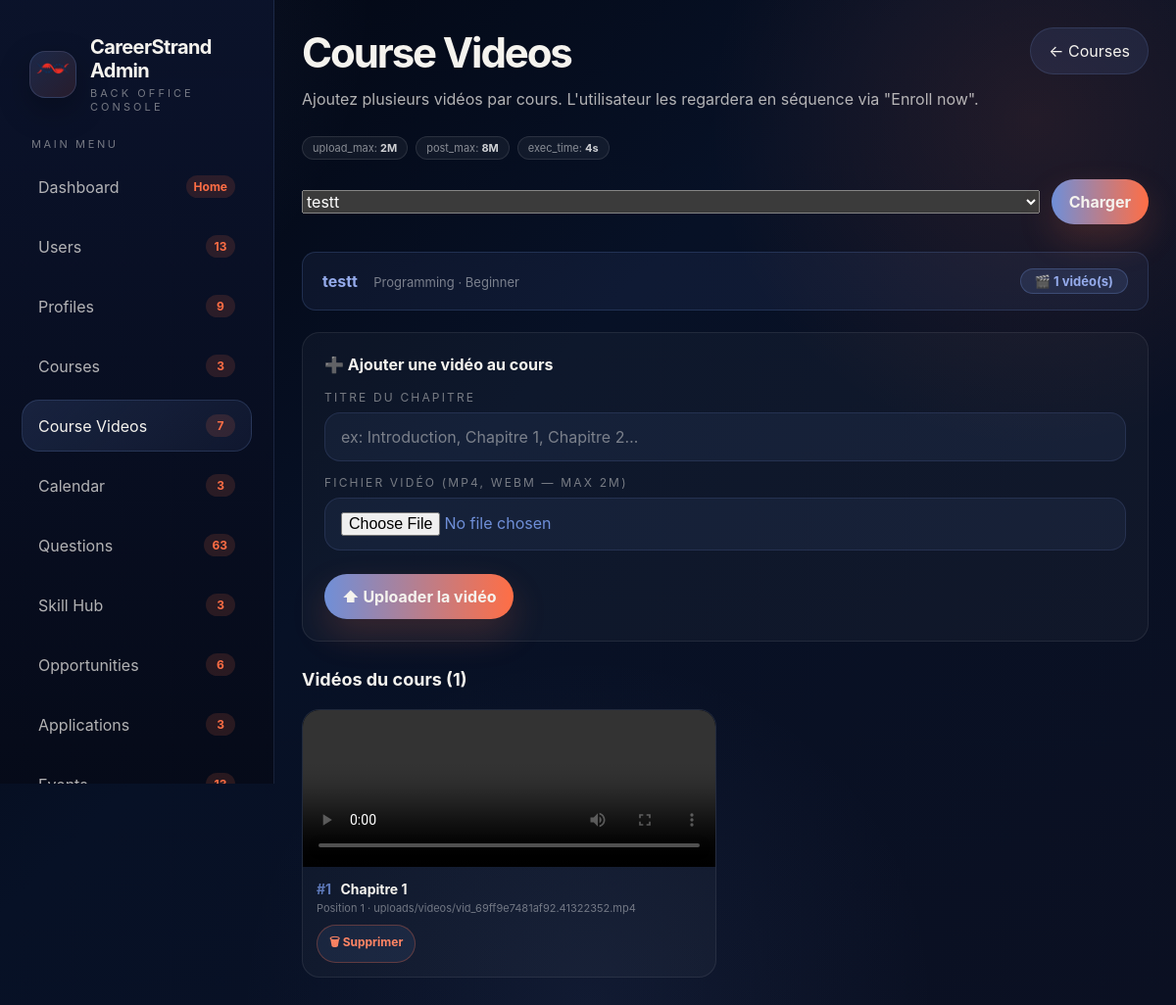
/View/BackOffice/admin-course-videos.php?course_id=3 (signed in), run on the app's committed database.
### tables this page shows
CREATE TABLE `course_videos` (
  `video_id` int(11) NOT NULL,
  `course_id` int(11) NOT NULL,
  `title` varchar(255) DEFAULT NULL,
  `video_path` varchar(255) NOT NULL,
  `position` int(11) NOT NULL DEFAULT 1,
  `created_at` timestamp NOT NULL DEFAULT current_timestamp()
);

CREATE TABLE `course` (
  `courseId` int(11) NOT NULL,
  `title` varchar(255) DEFAULT NULL,
  `description` varchar(255) DEFAULT NULL,
  `category` varchar(100) DEFAULT NULL,
  `skill` varchar(100) DEFAULT NULL,
  `difficulty` varchar(50) DEFAULT NULL,
  `duration` int(11) DEFAULT NULL,
  `status` varchar(50) DEFAULT NULL,
  `createdAt` date DEFAULT NULL
);

### Controller/ControlCourseVideos.php (called while the page is built, shortened)
<?php
class ControlCourseVideos {
    public function getVideosByCourse($courseId) {
        $db = config::getConnexion();
        $req = $db->prepare('SELECT * FROM course_videos WHERE course_id = ? ORDER BY position ASC, video_id ASC');
        $req->execute([$courseId]);
        return $req->fetchAll(PDO::FETCH_ASSOC);
    }
}
?>

### Controller/ControlCourses.php (called while the page is built, shortened)
<?php
class ControlCourses {
    private function courseSelectSql(): string {
        return "SELECT
                    courseId AS CourseID,
                    title AS Title,
                    description AS Description,
                    category AS Categorie,
                    skill AS Skill,
                    difficulty AS Difficulty,
                    duration AS Duration,
                    status AS Statut,
                    createdAt AS Published_AT,
                    NULL AS upload_video
                FROM course";
    }
    public function listeCourse() {
        $db = config::getConnexion();
        try {
            return $db->query($this->courseSelectSql() . ' ORDER BY courseId DESC');
        } catch(Exception $e) {
            die('Erreur:' . $e->getMessage());
        }
    }
    public function getCourseById($id) {
        $db = config::getConnexion();
        $query = $db->prepare($this->courseSelectSql() . ' WHERE courseId = ?');
        $query->execute([$id]);
        return $query->fetch();
    }
}
?>

### View/backoffice/admin-course-videos.php (the view, shortened to what this page needs)
<?php
require_once __DIR__ . '/../../Controller/ControlCourses.php';
require_once __DIR__ . '/../../Controller/ControlCourseVideos.php';
$controlC  = new ControlCourses();
$controlV  = new ControlCourseVideos();
$courseId  = (int)($_GET['course_id'] ?? 0);
$course    = $courseId ? $controlC->getCourseById($courseId) : null;
$videos    = $courseId ? $controlV->getVideosByCourse($courseId) : [];
$coursesRaw = $controlC->listeCourse();
$allCourses = $coursesRaw->fetchAll(PDO::FETCH_ASSOC);
?>
<!DOCTYPE html>
<html lang="en">
<head>
    <link rel="stylesheet" href="assets/css/admin.css" />
    <link rel="stylesheet" href="assets/css/education-admin.css" />
</head>
<body>
<div class="admin-shell">
    <?php include __DIR__ . '/partials/admin-sidebar.php'; ?>
    <main class="admin-main">
        <header class="page-header">
            <div>
                <h2>Course Videos</h2>
                <p>Ajoutez plusieurs vidéos par cours. L'utilisateur les regardera en séquence via "Enroll now".</p>
            </div>
            <div class="header-actions">
                <a href="admin-courses.php" class="btn btn-soft">← Courses</a>
            </div>
        </header>
        <div class="config-pills">
            <div class="config-pill">upload_max: <span><?= ini_get('upload_max_filesize') ?></span></div>
            <div class="config-pill">post_max: <span><?= ini_get('post_max_size') ?></span></div>
            <div class="config-pill">exec_time: <span><?= ini_get('max_execution_time') ?>s</span></div>
        </div>
        <form method="GET" action="admin-course-videos.php" class="select-course-form">
            <select name="course_id">
                <?php foreach ($allCourses as $c): ?>
                    <option value="<?= (int)$c['CourseID'] ?>" <?= $courseId === (int)$c['CourseID'] ? 'selected' : '' ?>>
                        <?= htmlspecialchars($c['Title']) ?>
                    </option>
                <?php endforeach; ?>
            </select>
            <button type="submit" class="btn btn-main">Charger</button>
        </form>
        <?php if (!$course): ?>
            <div class="no-course">
                <p>Sélectionnez un cours pour gérer ses vidéos.</p>
            </div>
        <?php else: ?>
            <div style="margin-bottom:22px;padding:16px 20px;background:rgba(111,143,216,0.08);border:1px solid rgba(111,143,216,0.2);border-radius:14px;display:flex;align-items:center;gap:14px;">
                <div>
                    <strong style="color:#95abeb"><?= htmlspecialchars($course['Title']) ?></strong>
                    <span style="color:rgba(255,255,255,0.45);font-size:13px;margin-left:12px;"><?= htmlspecialchars($course['Categorie']) ?> · <?= htmlspecialchars($course['Difficulty']) ?></span>
                </div>
                <div style="margin-left:auto;background:rgba(111,143,216,0.15);border:1px solid rgba(111,143,216,0.3);border-radius:999px;padding:4px 14px;font-size:13px;font-weight:700;color:#95abeb;">
                    🎬 <?= count($videos) ?> vidéo(s)
                </div>
            </div>
            <div class="upload-panel">
                <h4>➕ Ajouter une vidéo au cours</h4>
                <form method="POST" enctype="multipart/form-data" class="field-grid" id="upload-form">
                    <div class="field">
                        <label>Titre du chapitre</label>
                        <input type="text" name="video_title" placeholder="ex: Introduction, Chapitre 1, Chapitre 2…">
                    </div>
                    <div class="field">
                        <label>Fichier vidéo (MP4, WebM — max <?= ini_get('upload_max_filesize') ?>)</label>
                        <input type="file" name="video_file" id="video_file" accept="video/mp4,video/webm,video/ogg" required>
                    </div>
                    <div style="margin-top:10px;display:flex;gap:10px;align-items:center;">
                        <button type="submit" class="btn btn-main" id="btn-upload">⬆ Uploader la vidéo</button>
                    </div>
                </form>
            </div>
            <h3 style="margin-bottom:12px;font-size:18px;">Vidéos du cours (<?= count($videos) ?>)</h3>
            <?php if (empty($videos)): ?>
                <div class="empty-videos">
                    <p style="margin-bottom:6px;">Aucune vidéo ajoutée pour ce cours.</p>
                    <p style="font-size:12px;">Utilisez le formulaire ci-dessus pour ajouter la première vidéo.</p>
                </div>
            <?php else: ?>
                <div class="video-grid">
                    <?php foreach ($videos as $i => $v): ?>
                        <div class="video-card">
                            <?php
                                $vpath = $v['video_path'];
                                $vpath = ltrim($vpath, '/');
                            ?>
                            <video controls preload="metadata">
                                <source src="../../<?= htmlspecialchars($vpath) ?>" type="video/mp4">
                            </video>
                            <div class="video-card-body">
                                <div class="video-card-title">
                                    <span style="color:rgba(111,143,216,0.8);margin-right:6px;">#<?= $i+1 ?></span>
                                    <?= htmlspecialchars($v['title']) ?>
                                </div>
                                <div class="video-card-pos">Position <?= (int)$v['position'] ?> · <?= htmlspecialchars($vpath) ?></div>
                                <div class="video-card-actions">
                                    <?php if ((int)$v['video_id'] > 0): ?>
                                        <a href="admin-course-videos.php?delete_video=<?= (int)$v['video_id'] ?>&course_id=<?= $courseId ?>"
                                           class="link-btn"
                                           onclick="return confirm('Supprimer cette vidéo ?')"
                                           style="color:#ff8564;border-color:rgba(255,110,69,0.3);">
                                           🗑 Supprimer
                                        </a>
                                    <?php endif; ?>
                                </div>
                            </div>
                        </div>
                    <?php endforeach; ?>
                </div>
            <?php endif; ?>
        <?php endif; ?>
    </main>
</div>
</body>
</html>

### View/backoffice/partials/admin-sidebar.php (shortened to what this page needs)
<?php
$adminSidebarCurrent = basename($_SERVER['SCRIPT_NAME'] ?? '');
$adminSidebarBadges = $adminSidebarBadges ?? [];
if (!function_exists('adminSidebarCountTable')) {
    function adminSidebarCountTable(string $table): ?int
    {
        try {
            $pdo = config::getConnexion();
            $exists = $pdo->prepare(
                'SELECT COUNT(*) FROM information_schema.TABLES WHERE TABLE_SCHEMA = DATABASE() AND TABLE_NAME = ?'
            );
            $exists->execute([$table]);
            return (int) $pdo->query('SELECT COUNT(*) FROM `' . str_replace('`', '``', $table) . '`')->fetchColumn();
        } catch (Throwable $e) {
            return null;
        }
    }
}
$adminSidebarTableBadges = [
    'users' => 'users',
    'profiles' => 'profile',
    'courses' => 'course',
    'course-videos' => 'course_videos',
    'calendar' => 'calendar',
    'questions' => 'userquestionnaire',
    'skillhub' => 'skillhub',
    'opportunities' => 'opportunity',
    'applications' => 'application',
    'events' => 'event',
];
foreach ($adminSidebarTableBadges as $adminSidebarBadgeKey => $adminSidebarTable) {
    if (!isset($adminSidebarBadges[$adminSidebarBadgeKey])) {
        $adminSidebarCount = adminSidebarCountTable($adminSidebarTable);
        if ($adminSidebarCount !== null) {
            $adminSidebarBadges[$adminSidebarBadgeKey] = $adminSidebarCount;
        }
    }
}
$adminSidebarItems = [
    ['key' => 'dashboard', 'label' => 'Dashboard', 'href' => 'admin-dashboard.php', 'badge' => 'Home'],
    ['key' => 'users', 'label' => 'Users', 'href' => 'admin-users.php', 'badge' => '-'],
    ['key' => 'profiles', 'label' => 'Profiles', 'href' => 'admin-profiles.php', 'badge' => '-'],
    ['key' => 'courses', 'label' => 'Courses', 'href' => 'admin-courses.php', 'badge' => '-'],
    ['key' => 'course-videos', 'label' => 'Course Videos', 'href' => 'admin-course-videos.php', 'badge' => 'New'],
    ['key' => 'calendar', 'label' => 'Calendar', 'href' => 'admin-calendrier.php', 'badge' => '-'],
    ['key' => 'questions', 'label' => 'Questions', 'href' => 'admin-questions.php', 'badge' => '-'],
    ['key' => 'skillhub', 'label' => 'Skill Hub', 'href' => 'admin-skills.php', 'badge' => '-'],
    ['key' => 'opportunities', 'label' => 'Opportunities', 'href' => 'admin-opportunities.php', 'badge' => '-'],
    ['key' => 'applications', 'label' => 'Applications', 'href' => 'admin-applications.php', 'badge' => '-'],
    ['key' => 'events', 'label' => 'Events', 'href' => 'admin-feedback.php', 'badge' => '-'],
];
$adminSidebarEscape = static fn($value): string => htmlspecialchars((string) $value, ENT_QUOTES, 'UTF-8');
?>
<aside class="admin-sidebar">
    <div class="brand">
        <div class="brand-badge">
            <img src="../FrontOffice/images/CareerStrand_logo_mark.png" alt="CareerStrand logo">
        </div>
        <div>
            <h1>CareerStrand Admin</h1>
            <p>Back office console</p>
        </div>
    </div>
    <div class="side-label">Main Menu</div>
    <nav class="nav-list">
        <?php foreach ($adminSidebarItems as $adminSidebarItem) {
            $adminSidebarIsActive = $adminSidebarCurrent === $adminSidebarItem['href'];
            $adminSidebarBadge = $adminSidebarBadges[$adminSidebarItem['key']] ?? $adminSidebarItem['badge'];
            $adminSidebarBadgeClass = trim('badge ' . ($adminSidebarItem['badgeClass'] ?? ''));
            $adminSidebarBadgeId = $adminSidebarIsActive && in_array($adminSidebarItem['key'], ['applications', 'opportunities'], true)
                ? ' id="sideCount"'
                : '';
        ?>
            <a class="nav-item<?= $adminSidebarIsActive ? ' active' : ''; ?>" href="<?= $adminSidebarEscape($adminSidebarItem['href']); ?>"<?= $adminSidebarIsActive ? ' aria-current="page"' : ''; ?>>
                <span><?= $adminSidebarEscape($adminSidebarItem['label']); ?></span>
                <span class="<?= $adminSidebarEscape($adminSidebarBadgeClass); ?>"<?= $adminSidebarBadgeId; ?>><?= $adminSidebarEscape($adminSidebarBadge); ?></span>
            </a>
        <?php } ?>
    </nav>
</aside>

### data on the page
course_videos: course "3", video_id "7", title "Chapitre 1", position "1", video_path "uploads/videos/vid_69ff9e7481af92.41322352.mp4"
course: title "testt", category "Programming", difficulty "Beginner"

### other printed values
$adminSidebarEscape($adminSidebarItem['label']) "Dashboard"
$adminSidebarEscape($adminSidebarBadge) "Home"
$adminSidebarEscape($adminSidebarItem['label']) "Users"
$adminSidebarEscape($adminSidebarBadge) "13"
$adminSidebarEscape($adminSidebarItem['label']) "Profiles"
$adminSidebarEscape($adminSidebarBadge) "9"
$adminSidebarEscape($adminSidebarItem['label']) "Courses"
$adminSidebarEscape($adminSidebarItem['label']) "Course Videos"
$adminSidebarEscape($adminSidebarItem['label']) "Calendar"
$adminSidebarEscape($adminSidebarItem['label']) "Questions"
$adminSidebarEscape($adminSidebarBadge) "63"
$adminSidebarEscape($adminSidebarItem['label']) "Skill Hub"
$adminSidebarEscape($adminSidebarItem['label']) "Opportunities"
$adminSidebarEscape($adminSidebarBadge) "6"
$adminSidebarEscape($adminSidebarItem['label']) "Applications"
